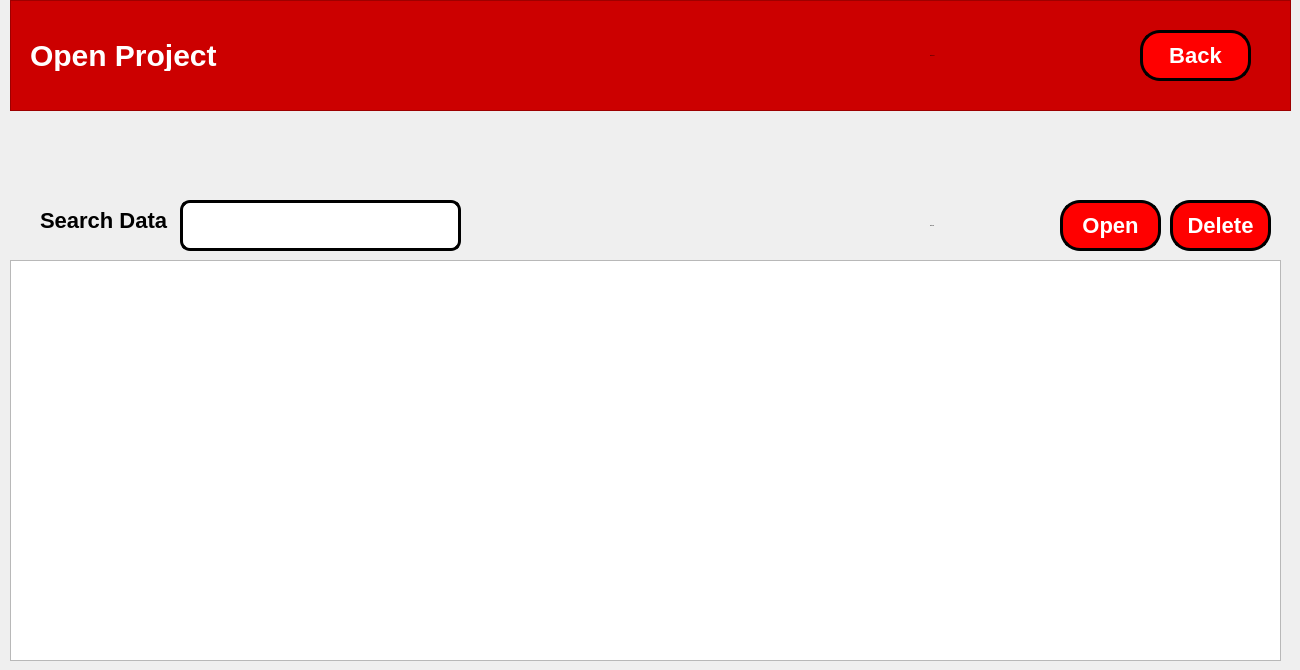
    <widget class="QWidget" name="openProject_5">
     <widget class="QTableView" name="tbOpenProjectTabel">
      <property name="geometry">
       <rect>
        <x>10</x>
        <y>260</y>
        <width>1271</width>
        <height>401</height>
       </rect>
      </property>
     </widget>
     <widget class="QLabel" name="txtOpenProjectGetData">
      <property name="geometry">
       <rect>
        <x>930</x>
        <y>210</y>
        <width>121</width>
        <height>31</height>
       </rect>
      </property>
      <property name="styleSheet">
       <string notr="true">QLabel {
	font-size: 1px;
}</string>
      </property>
      <property name="text">
       <string>$getCode</string>
      </property>
     </widget>
     <widget class="QFrame" name="frame_3">
      <property name="geometry">
       <rect>
        <x>10</x>
        <y>0</y>
        <width>1281</width>
        <height>111</height>
       </rect>
      </property>
      <property name="styleSheet">
       <string notr="true">QFrame {
	background-color: rgb(204, 0, 0);
	color: white;
}</string>
      </property>
      <property name="frameShape">
       <enum>QFrame::StyledPanel</enum>
      </property>
      <property name="frameShadow">
       <enum>QFrame::Raised</enum>
      </property>
      <widget class="QLabel" name="label_12">
       <property name="geometry">
        <rect>
         <x>20</x>
         <y>40</y>
         <width>251</width>
         <height>31</height>
        </rect>
       </property>
       <property name="styleSheet">
        <string notr="true">QLabel {
	font-size: 30px;
	font-weight: bold;
}</string>
       </property>
       <property name="text">
        <string>Open Project</string>
       </property>
      </widget>
      <widget class="QPushButton" name="btOpenProjectKembali">
       <property name="geometry">
        <rect>
         <x>1130</x>
         <y>30</y>
         <width>111</width>
         <height>51</height>
        </rect>
       </property>
       <property name="cursor">
        <cursorShape>PointingHandCursor</cursorShape>
       </property>
       <property name="layoutDirection">
        <enum>Qt::LeftToRight</enum>
       </property>
       <property name="styleSheet">
        <string notr="true">QPushButton {
	border-radius: 20px;
	background: red;
	color: white;
	font-weight: bold;
	font-size: 22px;
	border: 3px solid black;
  	text-align: center;
}

QPushButton:hover {
    background: qradialgradient(
        cx: 0.3, cy: -0.4, fx: 0.3, fy: -0.4,
        radius: 1.35, stop: 0 #fff, stop: 1 #bbb
        );
	color: black;
	border: 3px solid black;
    }

QPushButton:pressed {
    border-style: inset;
    background: qradialgradient(
        cx: 0.4, cy: -0.1, fx: 0.4, fy: -0.1,
        radius: 1.35, stop: 0 #fff, stop: 1 #ddd
        );
    }

QPushButton::icon {
    margin-bottom: 5px; 
}
</string>
       </property>
       <property name="text">
        <string>Back</string>
       </property>
       <property name="iconSize">
        <size>
         <width>50</width>
         <height>50</height>
        </size>
       </property>
       <property name="flat">
        <bool>false</bool>
       </property>
      </widget>
      <widget class="QLabel" name="txtOpenProjectGetName">
       <property name="geometry">
        <rect>
         <x>920</x>
         <y>40</y>
         <width>121</width>
         <height>31</height>
        </rect>
       </property>
       <property name="styleSheet">
        <string notr="true">QLabel {
	font-size: 1px;
	color: black;
}</string>
       </property>
       <property name="text">
        <string>$getName</string>
       </property>
      </widget>
     </widget>
     <widget class="QPushButton" name="btOpenProjectBuka">
      <property name="geometry">
       <rect>
        <x>1060</x>
        <y>200</y>
        <width>101</width>
        <height>51</height>
       </rect>
      </property>
      <property name="cursor">
       <cursorShape>PointingHandCursor</cursorShape>
      </property>
      <property name="layoutDirection">
       <enum>Qt::LeftToRight</enum>
      </property>
      <property name="styleSheet">
       <string notr="true">QPushButton {
	border-radius: 20px;
	background: red;
	color: white;
	font-weight: bold;
	font-size: 22px;
	border: 3px solid black;
  	text-align: center;
}

QPushButton:hover {
    background: qradialgradient(
        cx: 0.3, cy: -0.4, fx: 0.3, fy: -0.4,
        radius: 1.35, stop: 0 #fff, stop: 1 #bbb
        );
	color: black;
	border: 3px solid black;
    }

QPushButton:pressed {
    border-style: inset;
    background: qradialgradient(
        cx: 0.4, cy: -0.1, fx: 0.4, fy: -0.1,
        radius: 1.35, stop: 0 #fff, stop: 1 #ddd
        );
    }

QPushButton::icon {
    margin-bottom: 5px; 
}
</string>
      </property>
      <property name="text">
       <string>Open</string>
      </property>
      <property name="iconSize">
       <size>
        <width>50</width>
        <height>50</height>
       </size>
      </property>
      <property name="flat">
       <bool>false</bool>
      </property>
     </widget>
     <widget class="QLabel" name="label_13">
      <property name="geometry">
       <rect>
        <x>40</x>
        <y>200</y>
        <width>131</width>
        <height>41</height>
       </rect>
      </property>
      <property name="styleSheet">
       <string notr="true">QLabel {
	font-size: 22px;
	font-weight: bold;
}</string>
      </property>
      <property name="text">
       <string>Search Data</string>
      </property>
     </widget>
     <widget class="QLineEdit" name="txtOpenProjectCari">
      <property name="geometry">
       <rect>
        <x>180</x>
        <y>200</y>
        <width>281</width>
        <height>51</height>
       </rect>
      </property>
      <property name="styleSheet">
       <string notr="true">QLineEdit {
	border-radius: 10px;
	border: 3px solid black;
	font-size: 22px;
}</string>
      </property>
     </widget>
     <widget class="QPushButton" name="btOpenProjectDelete">
      <property name="geometry">
       <rect>
        <x>1170</x>
        <y>200</y>
        <width>101</width>
        <height>51</height>
       </rect>
      </property>
      <property name="cursor">
       <cursorShape>PointingHandCursor</cursorShape>
      </property>
      <property name="layoutDirection">
       <enum>Qt::LeftToRight</enum>
      </property>
      <property name="styleSheet">
       <string notr="true">QPushButton {
	border-radius: 20px;
	background: red;
	color: white;
	font-weight: bold;
	font-size: 22px;
	border: 3px solid black;
  	text-align: center;
}

QPushButton:hover {
    background: qradialgradient(
        cx: 0.3, cy: -0.4, fx: 0.3, fy: -0.4,
        radius: 1.35, stop: 0 #fff, stop: 1 #bbb
        );
	color: black;
	border: 3px solid black;
    }

QPushButton:pressed {
    border-style: inset;
    background: qradialgradient(
        cx: 0.4, cy: -0.1, fx: 0.4, fy: -0.1,
        radius: 1.35, stop: 0 #fff, stop: 1 #ddd
        );
    }

QPushButton::icon {
    margin-bottom: 5px; 
}
</string>
      </property>
      <property name="text">
       <string>Delete</string>
      </property>
      <property name="iconSize">
       <size>
        <width>50</width>
        <height>50</height>
       </size>
      </property>
      <property name="flat">
       <bool>false</bool>
      </property>
     </widget>
    </widget>
